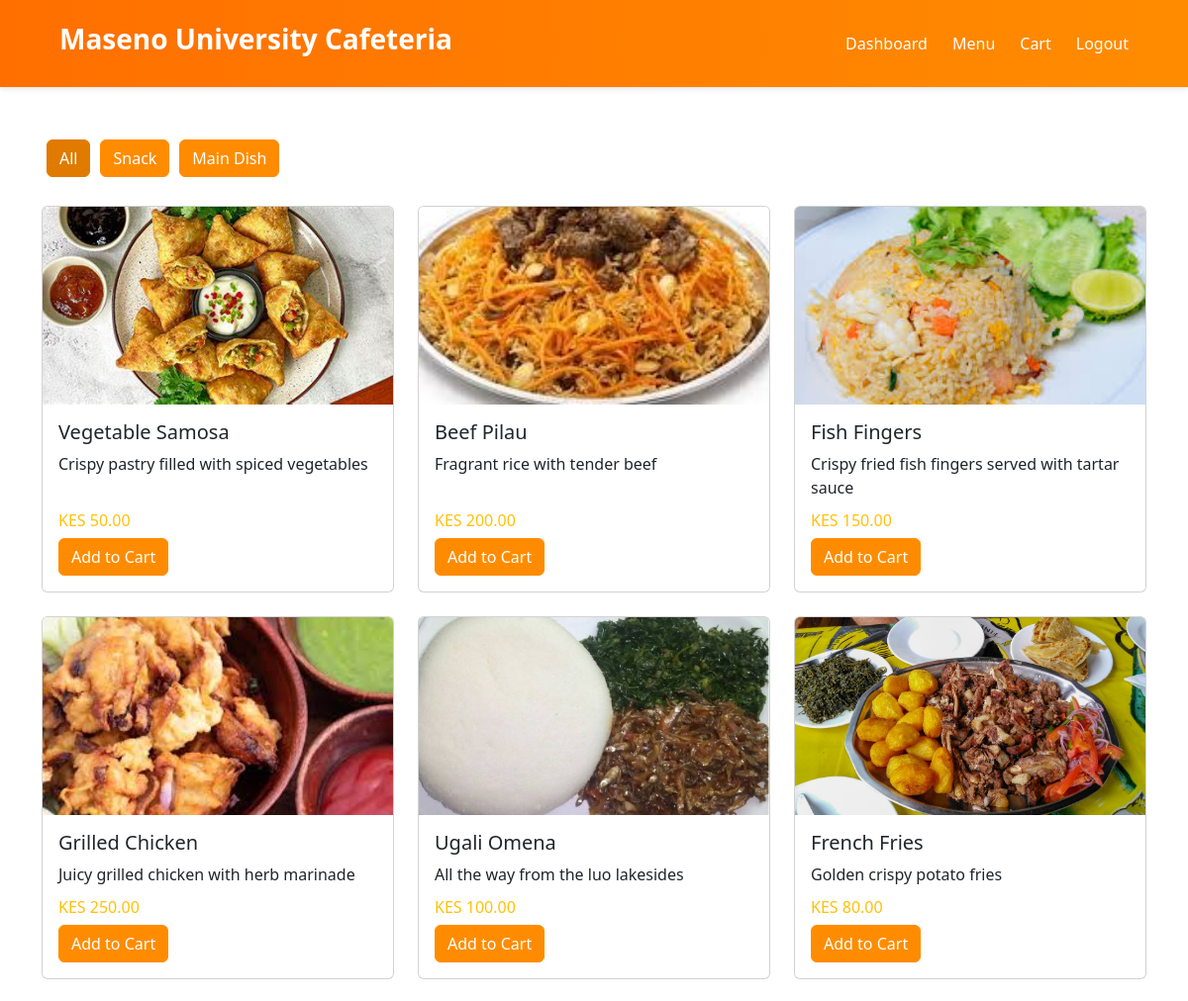
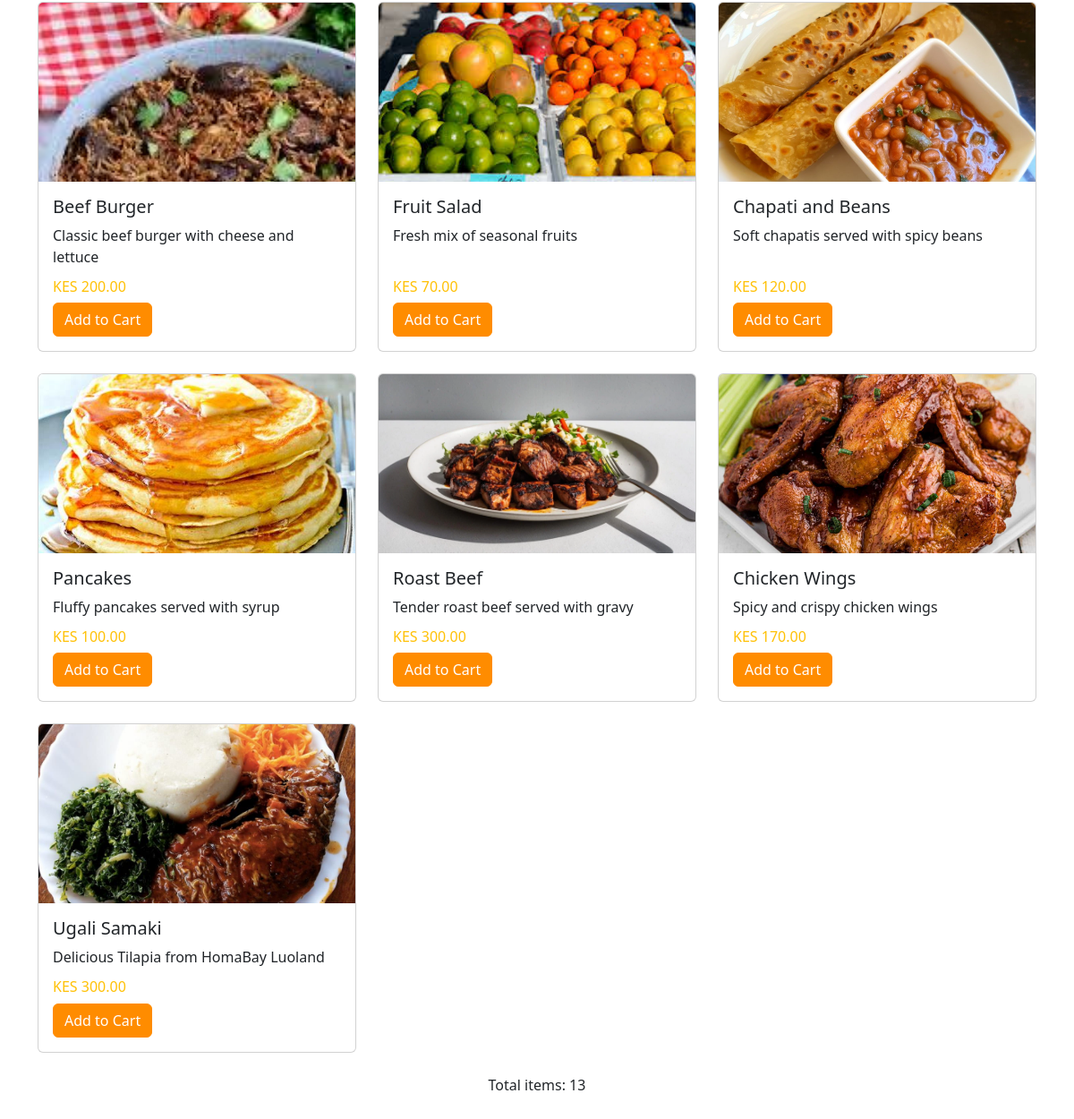
The page /shop.php (signed in) on the database its author committed (2 pictures, top to bottom).
### tables this page shows
CREATE TABLE IF NOT EXISTS `menu_items` (
  `id` int NOT NULL AUTO_INCREMENT,
  `name` varchar(100) NOT NULL,
  `description` text,
  `price` decimal(10,2) NOT NULL,
  `image` varchar(255) DEFAULT NULL,
  `created_at` timestamp NOT NULL DEFAULT CURRENT_TIMESTAMP,
  `category` varchar(50) NOT NULL DEFAULT 'Main Dish',
  PRIMARY KEY (`id`)
);

### shop.php (the view, shortened to what this page needs)
<?php
require 'db_connect.php';
$result = $conn->query("SELECT DISTINCT category FROM menu_items");
$categories = $result->fetch_all(MYSQLI_ASSOC);
$category_filter = isset($_GET['category']) ? $_GET['category'] : '';
$query = "SELECT id, name, description, price, image, category FROM menu_items";
if ($category_filter) {
    $stmt = $conn->prepare($query . " WHERE category = ?");
    $stmt->bind_param("s", $category_filter);
    $stmt->execute();
    $result = $stmt->get_result();
} else {
    $result = $conn->query($query);
}
$menu_items = $result->fetch_all(MYSQLI_ASSOC);
?>
<!DOCTYPE html>
<html lang="en">
<head>
    <link href="https://cdn.jsdelivr.net/npm/bootstrap@5.3.3/dist/css/bootstrap.min.css" rel="stylesheet">
    <link rel="stylesheet" href="https://cdnjs.cloudflare.com/ajax/libs/font-awesome/6.4.2/css/all.min.css">
</head>
<body>
    <header class="header">
        <div class="navbar">
            <h1>Maseno University Cafeteria</h1>
            <nav>
                <a href="customer_dashboard.php">Dashboard</a>
                <a href="shop.php">Menu</a>
                <a href="cart.php">Cart</a>
                <a href="logout.php">Logout</a>
            </nav>
        </div>
    </header>
    <div class="container my-5">
        <div class="d-flex flex-wrap mb-4">
            <a href="shop.php" class="btn btn-primary category-btn <?php echo !$category_filter ? 'active' : ''; ?>">All</a>
            <?php foreach ($categories as $category): ?>
                <a href="shop.php?category=<?php echo urlencode($category['category']); ?>"
                   class="btn btn-primary category-btn <?php echo $category_filter === $category['category'] ? 'active' : ''; ?>">
                    <?php echo htmlspecialchars($category['category']); ?>
                </a>
            <?php endforeach; ?>
        </div>
        <div class="row row-cols-1 row-cols-sm-2 row-cols-md-3 g-4">
            <?php if (empty($menu_items)): ?>
                <div class="col">
                    <p>No items available in this category. <?php echo count($menu_items); ?> items found.</p>
                </div>
            <?php else: ?>
                <?php foreach ($menu_items as $item): ?>
                    <div class="col">
                        <div class="card h-100">
                            <img src="<?php echo htmlspecialchars($item['image']); ?>" class="card-img-top" alt="<?php echo htmlspecialchars($item['name']); ?>" style="height: 200px; object-fit: cover;">
                            <div class="card-body d-flex flex-column">
                                <h5 class="card-title"><?php echo htmlspecialchars($item['name']); ?></h5>
                                <p class="card-text flex-grow-1"><?php echo htmlspecialchars($item['description']); ?></p>
                                <h6 class="card-subtitle mb-2 text-warning">KES <?php echo number_format($item['price'], 2); ?></h6>
                                <form action="add_to_cart.php" method="POST">
                                    <button type="submit" class="btn btn-primary mt-auto">Add to Cart</button>
                                </form>
                            </div>
                        </div>
                    </div>
                <?php endforeach; ?>
            <?php endif; ?>
        </div>
        <?php if (!empty($menu_items)): ?>
            <p class="text-center mt-4">Total items: <?php echo count($menu_items); ?></p>
        <?php endif; ?>
    </div>
</body>
</html>

### shop.php (style rules this page uses)
.header { background: linear-gradient(90deg, #ff6f00, #ff8c00); color: white; padding: 15px 60px; width: 100%; position: sticky; top: 0; z-index: 1000; box-shadow: 0 2px 5px rgba(0, 0, 0, 0.1); }
.navbar { display: flex; align-items: center; justify-content: space-between; max-width: 1200px; margin: 0 auto; }
.navbar h1 { font-size: 28px; font-weight: 700; }
.navbar nav { display: flex; gap: 25px; }
.navbar nav a { color: white; text-decoration: none; font-size: 16px; font-weight: 500; transition: color 0.3s ease; }
.btn-primary { background-color: #ff8c00; border-color: #ff8c00; }
.card { transition: transform 0.3s ease; }
.category-btn { margin: 5px; }
.category-btn.active { background-color: #e07b00; border-color: #e07b00; }

### rows shown on the page
menu_items: image (picture), name "Vegetable Samosa", description "Crispy pastry filled with spiced vegetables", price "50.00"
menu_items: image (picture), name "Beef Pilau", description "Fragrant rice with tender beef", price "200.00"
menu_items: image (picture), name "Fish Fingers", description "Crispy fried fish fingers served with tartar sauce", price "150.00"
menu_items: image (picture), name "Grilled Chicken", description "Juicy grilled chicken with herb marinade", price "250.00"
menu_items: image (picture), name "Ugali Omena", description "All the way from the luo lakesides", price "100.00"
menu_items: image (picture), name "French Fries", description "Golden crispy potato fries", price "80.00"
menu_items: image (picture), name "Beef Burger", description "Classic beef burger with cheese and lettuce", price "200.00"
menu_items: image (picture), name "Fruit Salad", description "Fresh mix of seasonal fruits", price "70.00"
menu_items: image (picture), name "Chapati and Beans", description "Soft chapatis served with spicy beans", price "120.00"
menu_items: image (picture), name "Pancakes", description "Fluffy pancakes served with syrup", price "100.00"
menu_items: image (picture), name "Roast Beef", description "Tender roast beef served with gravy", price "300.00"
menu_items: image (picture), name "Chicken Wings", description "Spicy and crispy chicken wings", price "170.00"
menu_items: image (picture), name "Ugali Samaki", description "Delicious Tilapia from HomaBay Luoland", price "300.00"

### other values the page prints
$category['category'] "Snack"
$category['category'] "Main Dish"
count($menu_items) "13"
